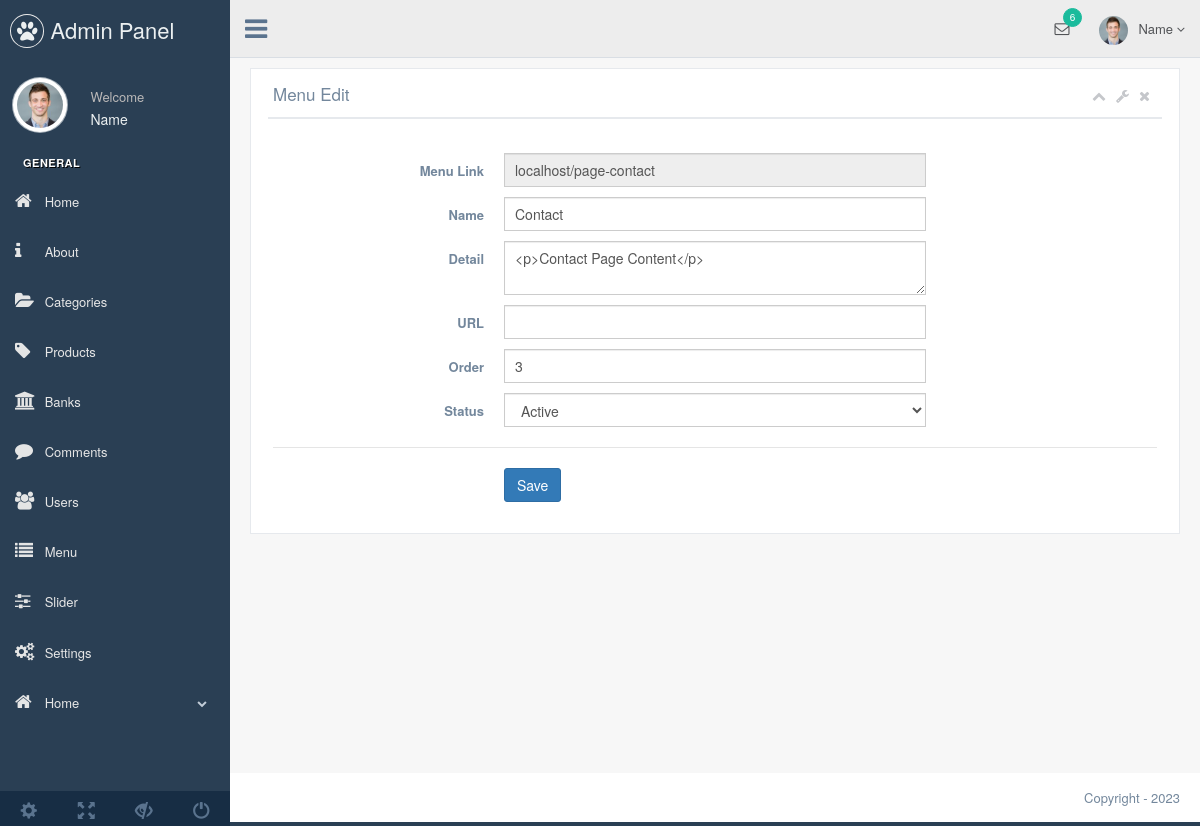
Before: /admin/production/menu-edit.php?menu_id=3 (signed in) with the older database file.
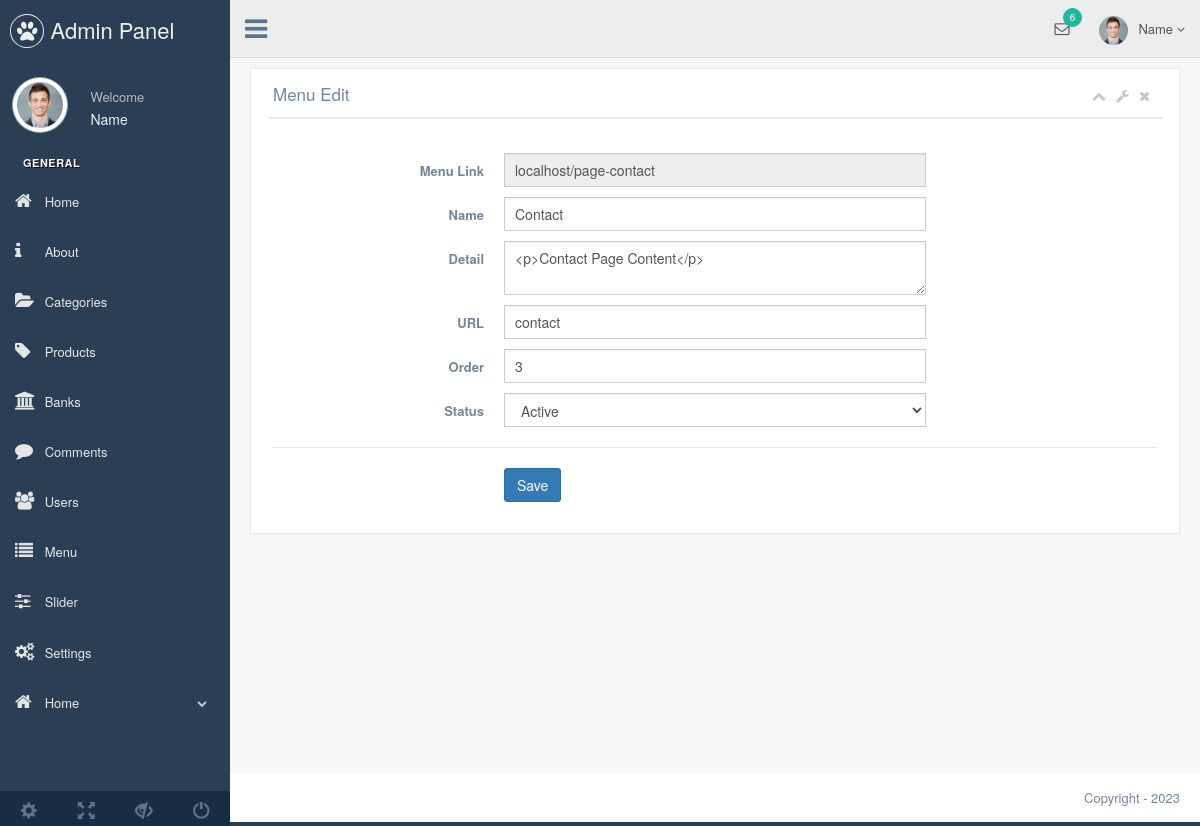
After: the same page with the newer database file.
### tables this page shows
CREATE TABLE `menu` (
  `menu_id` int(11) NOT NULL,
  `menu_top` varchar(50) NOT NULL,
  `menu_name` varchar(100) NOT NULL,
  `menu_detail` text NOT NULL,
  `menu_url` varchar(250) NOT NULL,
  `menu_order` int(2) NOT NULL,
  `menu_status` enum('0','1') NOT NULL,
  `menu_seourl` varchar(250) NOT NULL
);

### admin/production/function.php (called while the page is built, shortened)
<?php
function seo($str, $options = array())
{
    $str = mb_convert_encoding((string)$str, 'UTF-8', mb_list_encodings());
    $defaults = array(
        'delimiter' => '-',
        'limit' => null,
        'lowercase' => true,
        'replacements' => array(),
        'transliterate' => true
    );
    $options = array_merge($defaults, $options);
    $str = preg_replace(array_keys($options['replacements']), $options['replacements'], $str);
    if ($options['transliterate']) {
        $str = str_replace(array_keys($char_map), $char_map, $str);
    }
    $str = preg_replace('/[^\p{L}\p{Nd}]+/u', $options['delimiter'], $str);
    $str = preg_replace('/(' . preg_quote($options['delimiter'], '/') . '){2,}/', '$1', $str);
    $str = mb_substr($str, 0, ($options['limit'] ? $options['limit'] : mb_strlen($str, 'UTF-8')), 'UTF-8');
    $str = trim($str, $options['delimiter']);
    return $options['lowercase'] ? mb_strtolower($str, 'UTF-8') : $str;
}
?>

### admin/production/menu-edit.php (the view, shortened to what the changed rows need)
<?php
require_once 'header.php';
$sql=$db->prepare("SELECT * FROM menu WHERE menu_id=:id");
$sql->execute(['id' => $_GET['menu_id']]);
$menueditbring=$sql->fetch(PDO::FETCH_ASSOC);
?>
<div class="right_col" role="main">
    <div class="">
        <div class="row">
            <div class="col-md-12 col-sm-12 col-xs-12">
                <div class="x_panel">
                    <div class="x_title">
                        <h2>Menu Edit</h2>
                    </div>
                    <div class="x_content">
                        <br />
                        <form action="../system/work.php" method="POST" id="demo-form2" data-parsley-validate class="form-horizontal form-label-left">
                            <div class="form-group">
                                <div class="col-md-6 col-sm-6 col-xs-12">
                                    <input type="text" name="menu_link" value="<?php echo $_SERVER['HTTP_HOST'] ?>/page-<?php echo seo($menueditbring['menu_name']); ?>" disabled class="form-control col-md-7 col-xs-12">
                                </div>
                            </div>
                            <div class="form-group">
                                <div class="col-md-6 col-sm-6 col-xs-12">
                                    <input type="text" name="menu_name" value="<?php echo $menueditbring['menu_name']; ?>" class="form-control col-md-7 col-xs-12">
                                </div>
                            </div>
                            <div class="form-group">
                                <div class="col-md-6 col-sm-6 col-xs-12">
                                    <textarea required id="editor" name="menu_detail" class="form-control col-md-7 col-xs-12"><?php echo $menueditbring['menu_detail']; ?></textarea>
                                </div>
                            </div>
                            <div class="form-group">
                                <div class="col-md-6 col-sm-6 col-xs-12">
                                    <input type="text" name="menu_url" value="<?php echo $menueditbring['menu_url']; ?>" class="form-control col-md-7 col-xs-12">
                                </div>
                            </div>
                            <div class="form-group">
                                <div class="col-md-6 col-sm-6 col-xs-12">
                                    <input type="text" name="menu_order" value="<?php echo $menueditbring['menu_order']; ?>" class="form-control col-md-7 col-xs-12">
                                </div>
                            </div>
                            <div class="form-group">
                                <div class="col-md-6 col-sm-6 col-xs-12">
                                    <select id="heard" class="form-control" name="menu_status" required>
                                        <option value="1" <?php echo $menueditbring['menu_status'] == '1' ? 'selected=""' : ''; ?>>Active</option>
                                    </select>
                                </div>
                            </div>
                        </form>
                    </div>
                </div>
            </div>
        </div>
    </div>
</div>
<?php require_once 'footer.php'; ?>

Changed rows visible on the page:
changed menu "localhost/page-contact": menu_url (not shown) → "contact"
